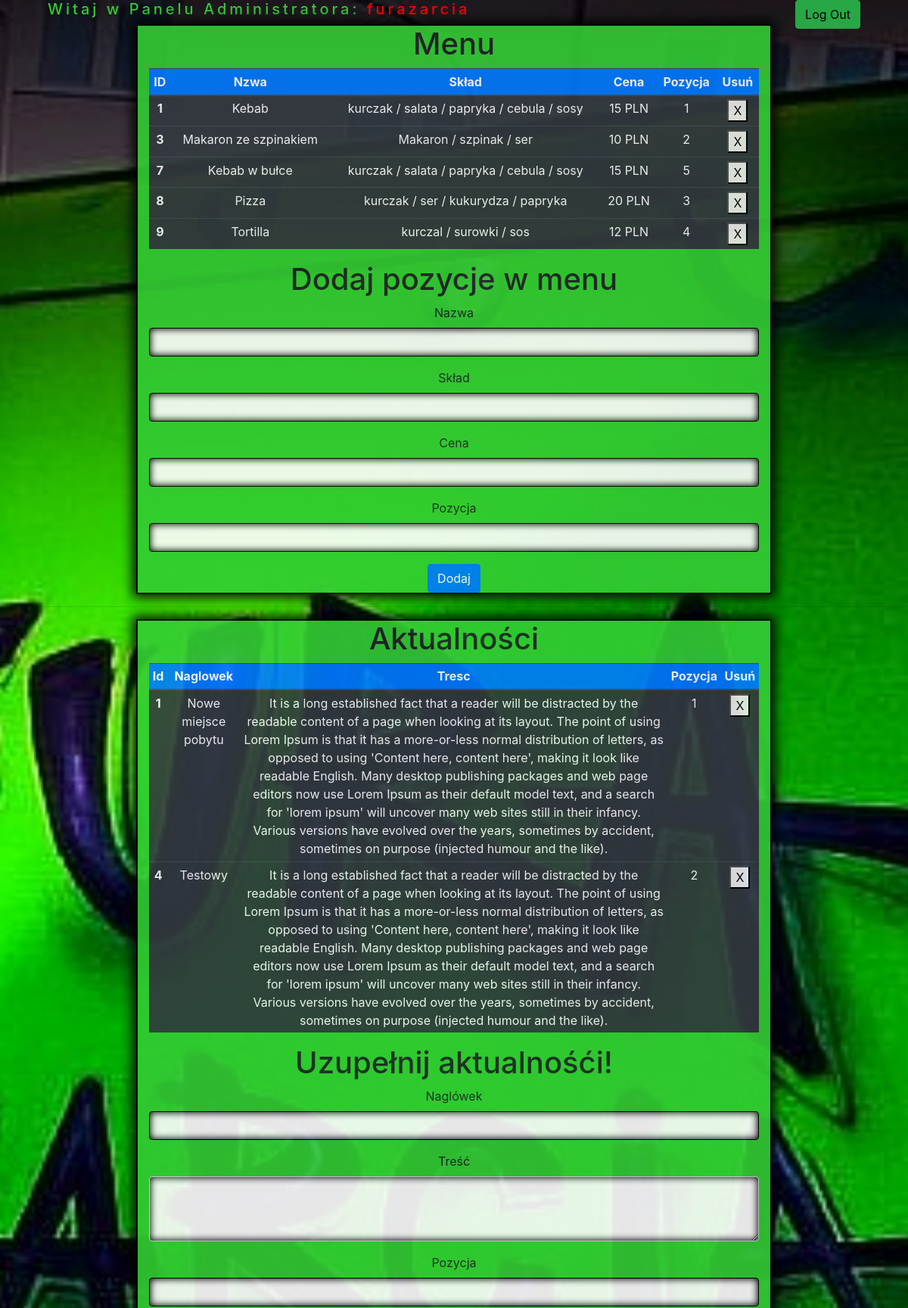
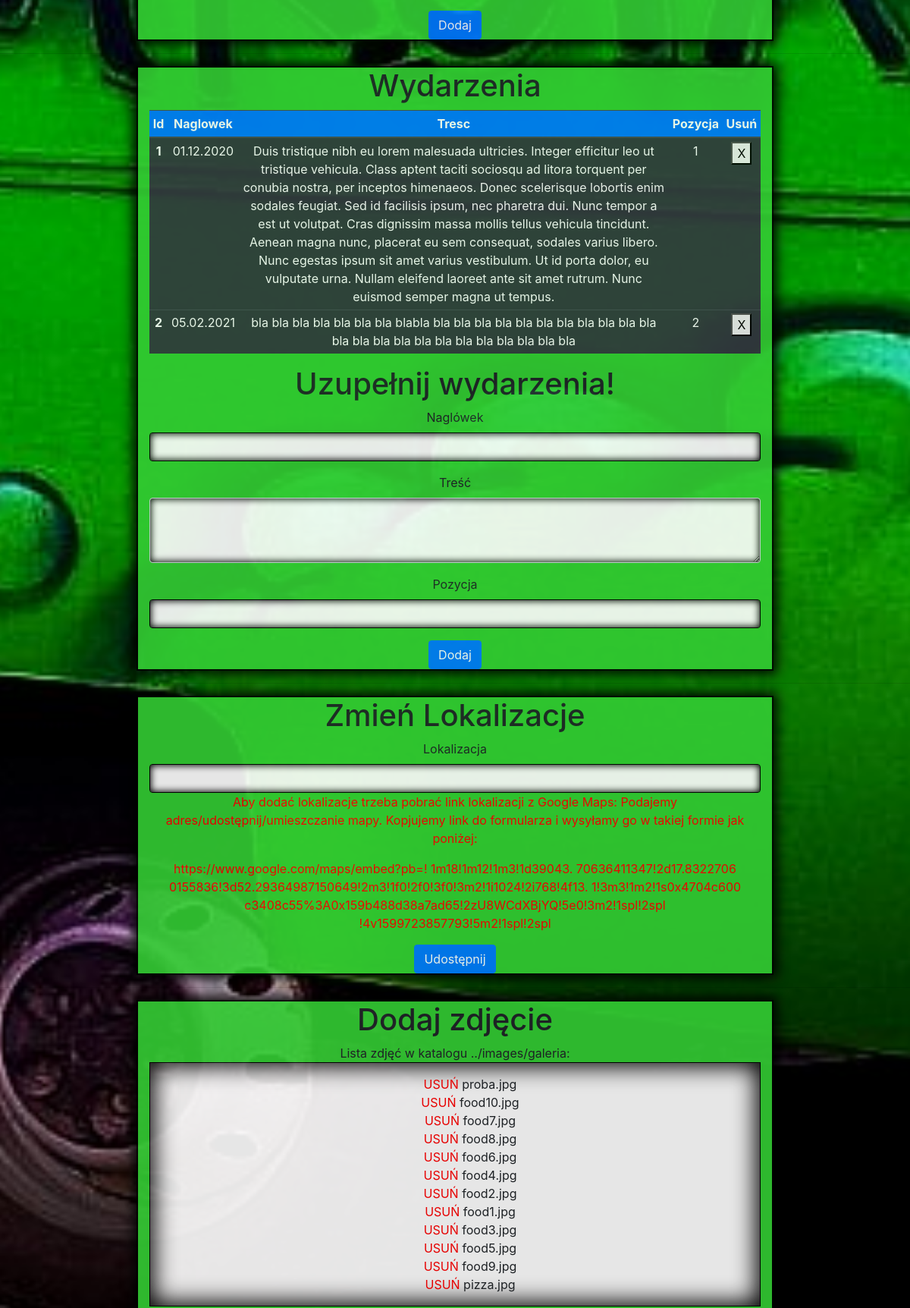
The page /admin/login.php (signed in, upper part) on the database its author committed (2 pictures, top to bottom).
### tables this page shows
CREATE TABLE `menu` (
  `id_menu` int(11) NOT NULL,
  `nazwa` text NOT NULL,
  `sklad` text NOT NULL,
  `cena` varchar(255) NOT NULL,
  `pozycja` int(11) NOT NULL
);

CREATE TABLE `aktualnosci` (
  `id_aktualnosci` int(11) NOT NULL,
  `naglowek` text NOT NULL,
  `tresc` text NOT NULL,
  `pozycja` int(11) NOT NULL
);

CREATE TABLE `wydarzenia` (
  `id_wydarzenia` int(11) NOT NULL,
  `naglowek` text NOT NULL,
  `tresc` text NOT NULL,
  `pozycja` int(11) NOT NULL
);

### admin/login.php (the view, shortened to what this page needs)
<!doctype html>
<html lang="en">
  <head>
    <link rel="stylesheet" href="https://stackpath.bootstrapcdn.com/bootstrap/4.5.2/css/bootstrap.min.css">
    <link rel="stylesheet" href="styleLogin.css">
  </head>
  <body>
<?php
        $link = mysqli_connect("localhost", "root", "", "fura_zarcia");
?>
<div class="container-fluid">
    <button type="button" class="btn btn-success" id="logoutbutton"><a href="logout.php">Log Out</a></button>
    <h5 >Witaj w Panelu Administratora: <span><?php echo $_SESSION['user']; ?></span> </h5>
</div>
<div class="container">
<h1>Menu</h1>
<div class="table-responsive-sm">
    <table class="table table-sm table-dark">
        <thead>
          <tr class="bg-primary">
            <th scope="col">ID</th>
            <th scope="col">Nzwa</th>
            <th scope="col">Skład</th>
            <th scope="col">Cena</th>
            <th scope="col">Pozycja</th>
            <th scope="col">Usuń</th>
          </tr>
        </thead>
        <tbody>
        <?php
            $query = "SELECT * FROM menu";
            $result = mysqli_query($link, $query);
            while($row = mysqli_fetch_array($result)) {
                echo '
                <tr>
                    <th scope="row">'.$row['id_menu'].'</th>
                    <td>'.$row['nazwa'].'</td>
                    <td>'.$row['sklad'].'</td>
                    <td>'.$row['cena'].'</td>
                    <td>'.$row['pozycja'].'</td>
                    <td>
                        <form method="POST">
                            <input name="id_menu" type="hidden" value="'.$row['id_menu'].'" />
                            <button name="usun_poyzcje_menu" type="submit" >X</button>
                        </form>
                    </td>
                </tr>
                ';
            }
        ?>
        </tbody>
    </table>
</div>
    <h1>Dodaj pozycje w menu</h1>
    <form method="POST">
        <div class="form-group">
            <label for="exampleInputEmail1">Nazwa</label>
            <input type="text" name="nazwa" class="form-control" id="exampleInputEmail1" aria-describedby="emailHelp" >
        </div>
        <div class="form-group">
            <label for="exampleInputEmail1">Skład</label>
            <input type="text" name="sklad" class="form-control" id="exampleInputEmail1" aria-describedby="emailHelp" >
        </div>
        <div class="form-group">
            <label for="exampleInputEmail1">Cena</label>
            <input type="text" name="cena" class="form-control" id="exampleInputEmail1" aria-describedby="emailHelp" >
        </div>
        <div class="form-group">
            <label for="exampleInputEmail1">Pozycja</label>
            <input type="text" name="pozycja" class="form-control" id="exampleInputEmail1" aria-describedby="emailHelp" >
        </div>
        <button name="dodanie_pozycji" type="submit" class="btn btn-primary">Dodaj</button>
    </form>
</div>
<hr>
 <div class="container">
 <h1>Aktualności</h1>
    <div class="table-responsive-sm ">
    <table class="table table-sm table-dark">
        <thead>
            <tr class="bg-primary">
            <th scope="col">Id</th>
            <th scope="col">Naglowek</th>
            <th scope="col">Tresc</th>
            <th scope="col">Pozycja</th>
            <th scope="col">Usuń</th>
            </tr>
        </thead>
        <tbody>
            <?php
                $query = "SELECT * FROM aktualnosci";
                $result = mysqli_query($link, $query);
                while ($row = mysqli_fetch_array($result)) {
                    echo '
                        <tr>
                        <th scope="row">'.$row['id_aktualnosci'].'</th>
                        <td>'.$row['naglowek'].'</td>
                        <td>'.$row['tresc'].'</td>
                        <td>'.$row['pozycja'].'</td>
                        <td>
                            <form method="POST">
                                <input name="id_aktualnosci" type="hidden" value="'.$row['id_aktualnosci'].'" />
                                <button name="usun_poyzcje_aktualnosci" type="submit" >X</button>
                            </form>
                        </td>
                        </tr>
                    ';
                }
            ?>
        </tbody>
    </table>
 </div>
    <h1> Uzupełnij aktualnośći!</h1>
        <form method="POST">
            <div class="form-group">
                <label for="exampleFormControlInput1">Naglówek</label>
                <input type="text" name="naglowek" class="form-control" id="exampleFormControlInput1" >
            </div>
            <div class="form-group">
                <label for="exampleFormControlTextarea1">Treść</label>
                <textarea class="form-control" name="tresc" id="exampleFormControlTextarea1" rows="3"></textarea>
            </div>
            <div class="form-group">
                <label for="exampleFormControlInput1">Pozycja</label>
                <input type="text" name="pozycja" class="form-control" id="exampleFormControlInput1" >
            </div>
            <button name="dodanie_aktualnosci" type="submit" class="btn btn-primary">Dodaj</button>
        </form>
 </div>
<hr>
<div class="container">
<h1> Wydarzenia </h1>
 <div class="table-responsive-sm">
    <table class="table table-sm table-dark">
        <thead >
            <tr class="bg-primary">
            <th scope="col">Id</th>
            <th scope="col">Naglowek</th>
            <th scope="col">Tresc</th>
            <th scope="col">Pozycja</th>
            <th scope="col">Usuń</th>
            </tr>
        </thead>
        <tbody>
            <?php
                $query = "SELECT * FROM wydarzenia";
                $result = mysqli_query($link, $query);
                while ($row = mysqli_fetch_array($result)) {
                    echo '
                        <tr>
                        <th scope="row">'.$row['id_wydarzenia'].'</th>
                        <td>'.$row['naglowek'].'</td>
                        <td>'.$row['tresc'].'</td>
                        <td>'.$row['pozycja'].'</td>
                        <td>
                            <form method="POST">
                                <input name="id_wydarzenia" type="hidden" value="'.$row['id_wydarzenia'].'" />
                                <button name="usun_pozycje_wydarzenia" type="submit" >X</button>
                            </form>
                        </td>
                        </tr>
                    ';
                }
            ?>
        </tbody>
    </table>
</div>
    <h1> Uzupełnij wydarzenia!</h1>
        <form method="POST">
            <div class="form-group">
                <label for="exampleFormControlInput1">Naglówek</label>
                <input type="text" name="naglowek" class="form-control" id="exampleFormControlInput1" >
            </div>
            <div class="form-group">
                <label for="exampleFormControlTextarea1">Treść</label>
                <textarea class="form-control" name="tresc" id="exampleFormControlTextarea1" rows="3"></textarea>
            </div>
            <div class="form-group">
                <label for="exampleFormControlInput1">Pozycja</label>
                <input type="text" name="pozycja" class="form-control" id="exampleFormControlInput1" >
            </div>
            <button name="dodanie_wydarzenia" type="submit" class="btn btn-primary">Dodaj</button>
        </form>
</div>
<hr>
<div class="container">
<h1> Zmień Lokalizacje</h1>
    <form method="POST">
    <div class="form-group">
                <label for="exampleFormControlInput1">Lokalizacja</label>
                <input type="text" name="lokalizacja" class="form-control" id="exampleFormControlInput1" >
                <p>Aby dodać lokalizacje trzeba pobrać link lokalizacji z Google Maps: Podajemy adres/udostępnij/umieszczanie mapy.
                    Kopjujemy link do formularza i wysyłamy go w takiej formie jak poniżej:
                       <p class="table-responsive-sm"> https://www.google.com/maps/embed?pb=!
                           1m18!1m12!1m3!1d39043.
                           70636411347!2d17.8322706
                           0155836!3d52.29364987150649!2m3!1f0!2f0!3f0!3m2!1i1024!2i768!4f13.
                           1!3m3!1m2!1s0x4704c600
                           c3408c55%3A0x159b488d38a7ad65!2zU8WCdXBjYQ!5e0!3m2!1spl!2spl
                           !4v1599723857793!5m2!1spl!2spl </p>
                    </p>
            </div>
        <button name="dodanie_lokalizacja" type="submit" class="btn btn-primary">Udostępnij</button>
    </form>
</div>
<hr>
<div class="container">
<h1> Dodaj zdjęcie</h1>
    <?php
        $directory="../images/galeria";
        $dir=opendir($directory);
        $file_list="<ul>";
        while($file_name=readdir($dir))
            {
            if(($file_name!=".")&&($file_name!=".."))
                {
                $file_list.="<li><a href='usun.php?plik=$file_name'>USUŃ</a> $file_name</li>";
                }
            }
        $file_list.="</ul>";
        echo "
            Lista zdjęć w katalogu $directory:
            $file_list";
    ?>
</div>
  </body>
</html>

### admin/styleLogin.css (style rules this page uses)
.container { background-color: #33cc33; opacity: 0.9; text-align: center; width: 70%; border: 2px solid black; box-shadow: 0 0 15px 5px black; }
body { background: url('../images/home-bg333.jpg') no-repeat center center fixed; -webkit-background-size: cover; -moz-background-size: cover; -o-background-size: cover; background-size: cover; }
ul { list-style-type: none; }
h5 { color: #33cc33; letter-spacing: 4px; }
span { color: red; }
a { color: black; }
#logoutbutton { float: right; }
.container-fluid { width: 92%; }
ul { border: 1px solid black; box-shadow: inset 0 0 30px 5px black; padding-top: 2%; padding-bottom: 2%; background-color: white; }
li a { color: red; }
.form-group p { color: red; }
input[type=text] { border: 1px solid black; box-shadow: inset 0 0 10px 1px black; }
textarea { border: 1px solid black; box-shadow: inset 0 0 10px 1px black; }

### rows shown on the page
menu: id_menu "1", nazwa "Kebab", sklad "kurczak / salata / papryka / cebula / sosy", cena "15 PLN", pozycja "1"
menu: id_menu "3", nazwa "Makaron ze szpinakiem", sklad "Makaron / szpinak / ser", cena "10 PLN", pozycja "2"
menu: id_menu "7", nazwa "Kebab w bułce", sklad "kurczak / salata / papryka / cebula / sosy", cena "15 PLN", pozycja "5"
menu: id_menu "8", nazwa "Pizza", sklad "kurczak / ser / kukurydza / papryka", cena "20 PLN", pozycja "3"
menu: id_menu "9", nazwa "Tortilla", sklad "kurczal / surowki / sos", cena "12 PLN", pozycja "4"
aktualnosci: id_aktualnosci "1", naglowek "Nowe miejsce pobytu", tresc "It is a long established fact that a reader will be distracted by the readable content of a page when looking at its layout. The point of using Lorem Ipsum is that it has a more-or-less normal distribution of letters, as opposed to using 'Content here, content here', making it look like readable English. Many desktop publishing packages and web page editors now use Lorem Ipsum as their default model text, and a search for 'lorem ipsum' will uncover many web sites still in their infancy. Various versions have evolved over the years, sometimes by accident, sometimes on purpose (injected humour and the like).", pozycja "1"
aktualnosci: id_aktualnosci "4", naglowek "Testowy", tresc "It is a long established fact that a reader will be distracted by the readable content of a page when looking at its layout. The point of using Lorem Ipsum is that it has a more-or-less normal distribution of letters, as opposed to using 'Content here, content here', making it look like readable English. Many desktop publishing packages and web page editors now use Lorem Ipsum as their default model text, and a search for 'lorem ipsum' will uncover many web sites still in their infancy. Various versions have evolved over the years, sometimes by accident, sometimes on purpose (injected humour and the like).", pozycja "2"
wydarzenia: id_wydarzenia "1", naglowek "01.12.2020", tresc "Duis tristique nibh eu lorem malesuada ultricies. Integer efficitur leo ut tristique vehicula. Class aptent taciti sociosqu ad litora torquent per conubia nostra, per inceptos himenaeos. Donec scelerisque lobortis enim sodales feugiat. Sed id facilisis ipsum, nec pharetra dui. Nunc tempor a est ut volutpat. Cras dignissim massa mollis tellus vehicula tincidunt. Aenean magna nunc, placerat eu sem consequat, sodales varius libero. Nunc egestas ipsum sit amet varius vestibulum. Ut id porta dolor, eu vulputate urna. Nullam eleifend laoreet ante sit amet rutrum. Nunc euismod semper magna ut tempus.", pozycja "1"
wydarzenia: id_wydarzenia "2", naglowek "05.02.2021", tresc "bla bla bla bla bla bla bla blabla bla bla bla bla bla bla bla bla bla bla bla bla bla bla bla bla bla bla bla bla bla bla bla", pozycja "2"

### other values the page prints
$_SESSION['user'] "furazarcia"
$directory "../images/galeria"
$file_name "proba.jpg"
$file_name "food10.jpg"
$file_name "food7.jpg"
$file_name "food8.jpg"
$file_name "food6.jpg"
$file_name "food4.jpg"
$file_name "food2.jpg"
$file_name "food1.jpg"
$file_name "food3.jpg"
$file_name "food5.jpg"
$file_name "food9.jpg"
$file_name "pizza.jpg"
